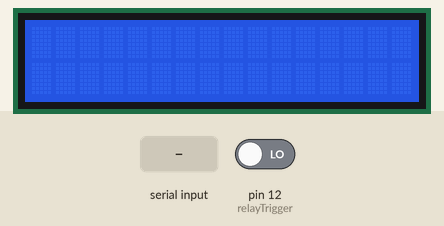
Bench run of a sketch on a simulated Arduino Uno, built with avr-gcc and run on an emulated ATmega328P. Shown: 16×2 character LCD. The test bench sets the inputs (shaded band); at power-on: pin 12 (relayTrigger) LOW. What the sketch prints to the serial monitor is not drawn.

Above: at 3.2 s.
3.3 s: "0" received over Serial
At 4.8 s:
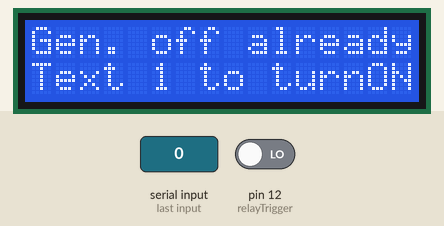
5.8 s: "1" received over Serial
At 7.3 s:
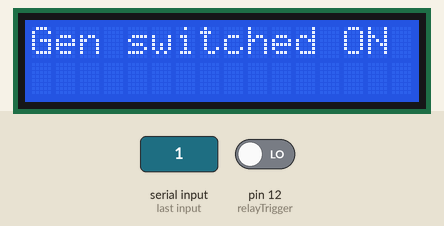
8.3 s: "2" received over Serial
At 9.7 s:
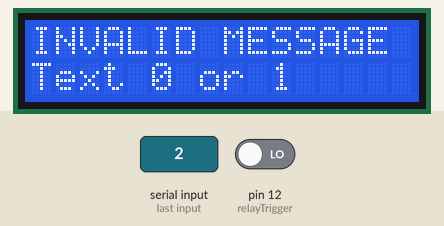
10.8 s: "0" received over Serial
At 12.3 s:
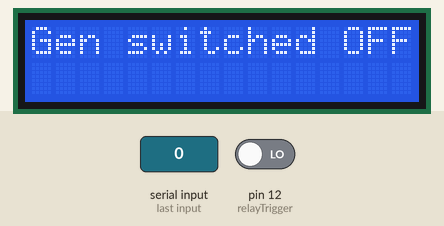
Timing chart, 0 to 13.8 s (numbered marks = the images above; inputs shaded):
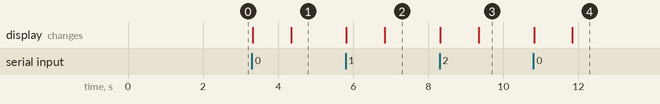

The sketch:

Testing_SMS_Receive.ino
```cpp
// include the library code:
#include "Wire.h" // For I2C
#include "LCD.h" // For LCD
#include "LiquidCrystal_I2C.h" // Added library*


int relayTrigger = 12;
 int relayStatus;
 char incomingMessage;

//Set the pins on the I2C chip used for LCD connections
//ADDR,EN,R/W,RS,D4,D5,D6,D7
LiquidCrystal_I2C lcd(0x3F,2,1,0,4,5,6,7);

void setup() {
     // Set off LCD module
   lcd.begin (16,2); // 16 x 2 LCD module
   lcd.setBacklightPin(3,POSITIVE); // BL, BL_POL
   lcd.setBacklight(HIGH);

    Serial.begin(250000);
    Serial.println("Setting Up GSM Receive Text Mode");
    Serial.println("AT\r");
    delay(1000);
    Serial.println("AT+CMGF=1\r");
    delay(1000);
    Serial.println("AT+CNMI=2,2,0,0,0\r");

}

void loop() {

  if(Serial.available() > 0){
    lcd.clear();
    lcd.setCursor(0,0);
    lcd.print("New SMS Received");
    delay(1000);
    incomingMessage = Serial.read();
    Serial.println(incomingMessage);
    if(incomingMessage=='0'){
      checkRelayStatus();
      if(relayStatus == LOW){
        lcd.setCursor(0,0);
        lcd.print("Gen. off already");
        lcd.setCursor(0,1);
        lcd.print("Text 1 to turnON");
           delay(1000);
          // sendSMS(1);
        //Serial.println("Generator already off. Text 1 to turn on");
      }
      else{
        digitalWrite(relayTrigger, LOW);
        lcd.setCursor(0,0);
        lcd.print("Gen switched OFF");
           delay(1000);
           //sendSMS(2);
        //Serial.println("Generator has been switched OFF successfully");
      }
    }
    else if(incomingMessage == '1'){
      checkRelayStatus();
      if(relayStatus == LOW){
        digitalWrite(relayTrigger, HIGH);
        lcd.setCursor(0,0);
        lcd.print("Gen switched ON ");
        delay(1000);
        //sendSMS(3);
       //  Serial.println("Generator has been switched ON successfully");

      }
      else{
        lcd.setCursor(0,0);
        lcd.print("Gen. ON already");
        lcd.setCursor(0,1);
        lcd.print("Txt 0 to turnOFF");
         delay(1000);
        // sendSMS(4);
       // Serial.println("Generator already ON. Text 0 to switch OFF");
      }
    }
    else{
      lcd.clear();
      lcd.setCursor(0,0);
      lcd.print("INVALID MESSAGE");
      lcd.setCursor(0,1);
      lcd.print("Text 0 or 1");
       delay(1000);
      // sendSMS(5);
      //  Serial.println("INVALID SMS. Please Text 0 or 1");
    }
  }

}

int checkRelayStatus(){

  relayStatus = digitalRead(relayTrigger);
  return (relayStatus);
}
```

Measured:
- after the input at 3.3 s, the display: first changes at once (image 1 shows a later state)
- after the input at 5.8 s, the display: first changes at once (image 2 shows a later state)
- after the input at 8.3 s, the display: first changes at once (image 3 shows a later state)
- after the input at 10.8 s, the display: first changes at once (image 4 shows a later state)
